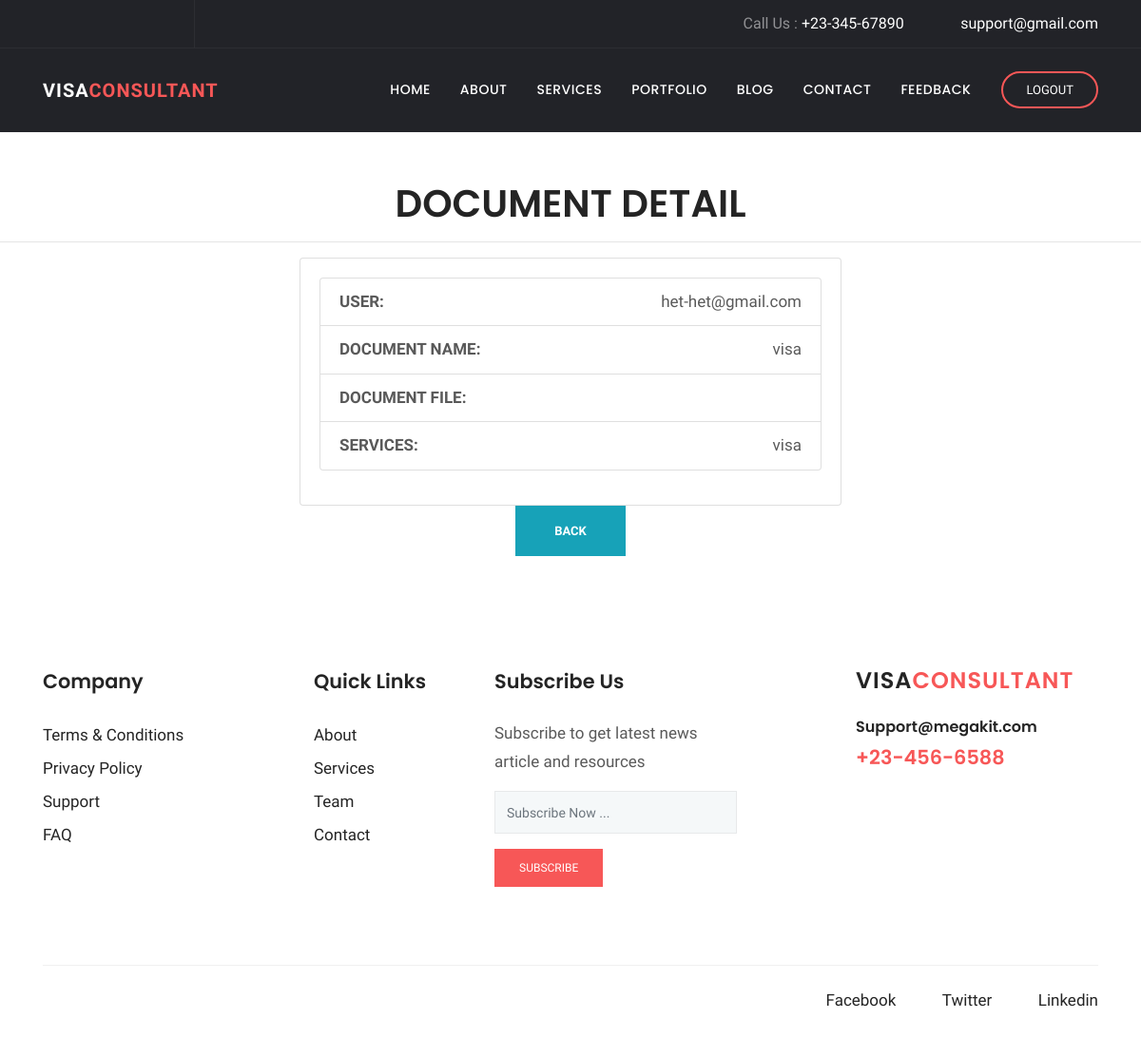
Page /blog/detail/3 on the committed database.
### blog/models.py (models this page shows, shortened)
class document(models.Model):
    client=models.ForeignKey(user,on_delete=models.CASCADE, related_name='document')
    DOCUMENT_NAME=models.CharField(max_length=20)
    DOCUMENT_FILE=models.FileField(default="",upload_to="profile", blank=True,null=True)
    services=models.ForeignKey(service,on_delete=models.CASCADE, related_name='document', blank=True,null=True)

### client/models.py (models this page shows, shortened)
class user(models.Model):
    EMAIL_ID=models.CharField(max_length=25)
    PHONE_NO=models.IntegerField()
    PASSWORD=models.CharField(max_length=25)
    NAME=models.CharField(max_length=25)
    choice1=(
        ('male','male'),
        ('female','female'),
        ('other','other')
    )
    GENDER=models.CharField(max_length=25,choices=choice1)
    ADDRESS=models.TextField(max_length=25)
    ROLE=models.IntegerField()
    choice2=(
        ('ACTIVE','ACTIVE'),
        ('INACTIVE','INACTIVE')
    )
    STATUS=models.CharField(max_length=25,choices=choice2)
    def __str__(self):
        return f"{self.NAME}-{self.EMAIL_ID}"

### services/models.py (models this page shows, shortened)
class service(models.Model):
    SERVICE_NAME=models.CharField(max_length=25)
    def __str__(self):
        return f"{self.SERVICE_NAME}"

### blog/views.py (the view)
# urls.py: path("detail/<int:pk>", DetailDocumentView.as_view(), name="document-detail"),
class DetailDocumentView(DetailView):
    model = document
    fields = '__all__'
    success_url = '/blog/view'

### blog/templates/blog/document_detail.html (shortened to what this page needs)
{% load static %}
{% block css %}
      <link rel="stylesheet" href="{% static 'plugins/bootstrap/css/bootstrap.min.css' %}">
      <link rel="stylesheet" href="{% static 'plugins/themify/css/themify-icons.css' %}">
      <link rel="stylesheet" href="{% static 'plugins/fontawesome/css/all.css' %}">
      <link rel="stylesheet" href="{% static 'plugins/magnific-popup/dist/magnific-popup.css' %}">
      <link rel="stylesheet" href="{% static 'plugins/slick-carousel/slick/slick.css' %}">
      <link rel="stylesheet" href="{% static 'plugins/slick-carousel/slick/slick-theme.css' %}">
      <link rel="stylesheet" href="{% static 'css/style.css' %}">
{% endblock %}
{% block body %}
<header class="navigation">
	<div class="header-top ">
		<div class="container">
			<div class="row justify-content-between align-items-center">
				<div class="col-lg-2 col-md-4">
					<div class="header-top-socials text-center text-lg-left text-md-left">
						<a href="https://www.facebook.com/themefisher" target="_blank"><i class="ti-facebook"></i></a>
						<a href="https://twitter.com/themefisher" target="_blank"><i class="ti-twitter"></i></a>
						<a href="https://github.com/themefisher/" target="_blank"><i class="ti-github"></i></a>
					</div>
				</div>
				<div class="col-lg-10 col-md-8 text-center text-lg-right text-md-right">
					<div class="header-top-info">
						<a href="tel:+23-345-67890">Call Us : <span>+23-345-67890</span></a>
						<a href="mailto:support@gmail.com" ><i class="fa fa-envelope mr-2"></i><span>support@gmail.com</span></a>
					</div>
				</div>
			</div>
		</div>
	</div>
	<nav class="navbar navbar-expand-lg  py-4" id="navbar">
		<div class="container">
		  <a class="navbar-brand" href="{% url 'index' %}">
		  	VISA<span>CONSULTANT</span>
		  </a>
		  <div class="collapse navbar-collapse text-center" id="navbarsExample09">
			<ul class="navbar-nav ml-auto">
			  <li class="nav-item active">
				<a class="nav-link" href="{% url 'index' %}">Home <span class="sr-only">(current)</span></a>
			  </li>
			  <li class="nav-item dropdown">
					<a class="nav-link dropdown-toggle" href="{% url 'about' %}" id="dropdown03" data-toggle="dropdown" aria-haspopup="true" aria-expanded="false">About</a>
			  </li>
			   <li class="nav-item dropdown">
					<a class="nav-link dropdown-toggle" href="{% url 'service' %}" id="dropdown05" data-toggle="dropdown" aria-haspopup="true" aria-expanded="false">Services</a>
			  </li>
			   <li class="nav-item"><a class="nav-link" href="{% url 'project' %}">Portfolio</a></li>
			   <li class="nav-item dropdown">
					<a class="nav-link dropdown-toggle" href="{% url 'blog_grid' %}" id="dropdown05" data-toggle="dropdown" aria-haspopup="true" aria-expanded="false">Blog</a>
			  </li>
			   <li class="nav-item"><a class="nav-link" href="{% url 'contact' %}">Contact</a></li>
			   <li class="nav-item"><a class="nav-link" href="{% url 'feedback' %}">Feedback</a></li>
			</ul>
			<form class="form-lg-inline my-2 my-md-0 ml-lg-4 text-center">
			  <a href="{% url 'logout' %}" class="btn btn-solid-border btn-round-full">Logout</a>
			</form>
		  </div>
		</div>
	</nav>
</header>
    <h1 align="center"> DOCUMENT DETAIL </h1>
    <hr/>
    <form method="post">
         <div align="center">
            <div class="col-md-6" align="left">
            <div class="card card-primary card-outline" class="col-md-4">
              <div class="card-body box-profile">
                <ul class="list-group list-group-unbordered mb-3" >
                    <li class="list-group-item">
                    <b> USER: </b> <a class="float-right">{{ object.client }}</a>
                    </li>
                     <li class="list-group-item">
                     <b> DOCUMENT NAME: </b> <a class="float-right">{{ object.DOCUMENT_NAME }}</a>
                     </li>
                     <li class="list-group-item">
                     <b> DOCUMENT FILE: </b> <a class="float-right">{{ object.DOCUMENT_FILE }}</a>
                     </li>
                     <li class="list-group-item">
                     <b> SERVICES: </b> <a class="float-right">{{ object.services }}</a>
                     </li>
                </ul>
              </div>
            </div>
    </div>
             <div align="center">
                 <a href="{% url 'document-view' %}" class="btn btn-info"><b>Back</b></a>
            </div>
    </div>
    </form>
<footer class="footer section">
	<div class="container">
		<div class="row">
			<div class="col-lg-3 col-md-6 col-sm-6">
				<div class="widget">
					<h4 class="text-capitalize mb-4">Company</h4>
					<ul class="list-unstyled footer-menu lh-35">
						<li><a href="#">Terms & Conditions</a></li>
						<li><a href="#">Privacy Policy</a></li>
						<li><a href="#">Support</a></li>
						<li><a href="#">FAQ</a></li>
					</ul>
				</div>
			</div>
			<div class="col-lg-2 col-md-6 col-sm-6">
				<div class="widget">
					<h4 class="text-capitalize mb-4">Quick Links</h4>
					<ul class="list-unstyled footer-menu lh-35">
						<li><a href="{% url 'about' %}">About</a></li>
						<li><a href="{% url 'service' %}">Services</a></li>
						<li><a href="{% url 'about' %}">Team</a></li>
						<li><a href="{% url 'contact' %}">Contact</a></li>
					</ul>
				</div>
			</div>
			<div class="col-lg-3 col-md-6 col-sm-6">
				<div class="widget">
					<h4 class="text-capitalize mb-4">Subscribe Us</h4>
					<p>Subscribe to get latest news article and resources  </p>
					<form action="#" class="sub-form">
						<input type="text" class="form-control mb-3" placeholder="Subscribe Now ...">
						<a href="#" class="btn btn-main btn-small">subscribe</a>
					</form>
				</div>
			</div>
			<div class="col-lg-3 ml-auto col-sm-6">
				<div class="widget">
					<div class="logo mb-4">
						<h3>VISA<span>CONSULTANT</span></h3>
					</div>
					<h6><a href="tel:+23-345-67890" >Support@megakit.com</a></h6>
					<a href="mailto:support@gmail.com"><span class="text-color h4">+23-456-6588</span></a>
				</div>
			</div>
		</div>
		<div class="footer-btm pt-4">
			<div class="row">
				<div class="col-lg-6">
				</div>
				<div class="col-lg-6 text-left text-lg-right">
					<ul class="list-inline footer-socials">
						<li class="list-inline-item"><a href="https://www.facebook.com/themefisher"><i class="ti-facebook mr-2"></i>Facebook</a></li>
						<li class="list-inline-item"><a href="https://twitter.com/themefisher"><i class="ti-twitter mr-2"></i>Twitter</a></li>
						<li class="list-inline-item"><a href="https://www.pinterest.com/themefisher/"><i class="ti-linkedin mr-2 "></i>Linkedin</a></li>
					</ul>
				</div>
			</div>
		</div>
	</div>
</footer>
{% endblock %}

### client/static/css/style.css (style rules this page uses)
h1, .h1, h2, .h2, h3, .h3, h4, .h4, h5, .h5, h6, .h6 { font-family: "Poppins", sans-serif; font-weight: 600; color: #242424; }
h1, .h1 { font-size: 2.5rem; }
h3, .h3 { font-size: 1.5rem; }
h4, .h4 { font-size: 1.3rem; line-height: 30px; }
h6, .h6 { font-size: 1rem; }
p { line-height: 30px; }
input[type="email"], input[type="password"], input[type="text"], input[type="tel"] { box-shadow: none; height: 45px; outline: none; font-size: 14px; }
.form-control { box-shadow: none; border-radius: 0; }
.btn { display: inline-block; font-size: 14px; font-size: 0.8125rem; font-weight: 400; padding: 1rem 2.5rem; text-transform: uppercase; border-radius: 0; transition: all 0.2s ease; }
.btn-main, .btn-transparent, .btn-small { background: #f75757; color: #fff; transition: all 0.2s ease; }
.btn-solid-border { border: 2px solid #f75757; background: transparent; color: #242424; }
.btn-small { padding: 10px 25px; font-size: 12px; }
.btn-round-full { border-radius: 50px; }
.section { padding: 100px 0; }
.text-color { color: #f75757; }
a { color: #242424; text-decoration: none; }
#navbar { background: #222328; box-shadow: 0 1px 2px rgba(0, 0, 0, 0.05); }
#navbar li { padding-left: 15px; }
#navbar .nav-link { font-family: "Poppins", sans-serif; font-weight: 500; color: #fff; text-transform: uppercase; font-size: 14px; letter-spacing: .5px; transition: all .25s ease; }
#navbar .btn { padding: .5rem 1.5rem; color: #fff; }
.header-top { background: #222328; color: #919194; border-bottom: 1px solid rgba(255, 255, 255, 0.05); }
.header-top .header-top-socials { border-right: 1px solid rgba(255, 255, 255, 0.05); padding: 12px 0px; }
.header-top .header-top-socials a { color: #919194; margin-right: 15px; font-size: 16px; }
.header-top .header-top-info { color: #919194; font-size: 16px; }
.header-top .header-top-info a span { color: #fff; }
.header-top .header-top-info a { margin-left: 35px; color: #919194; }
.navbar-brand { color: #fff; font-weight: 600; letter-spacing: 1px; }
.navbar-brand span { color: #f75757; }
.dropdown-toggle::after { display: none; }
.widget { margin-bottom: 30px; padding-bottom: 35px; }
.footer { padding-bottom: 10px; }
.lh-35 { line-height: 35px; }
.logo { color: #242424; font-weight: 600; letter-spacing: 1px; }
.logo span { color: #f75757; }
.sub-form { position: relative; }
.sub-form .form-control { border: 1px solid rgba(0, 0, 0, 0.06); background: #f5f8f9; }
.footer-btm { border-top: 1px solid rgba(0, 0, 0, 0.06); }
.footer-socials li a { margin-left: 15px; }

### rows in the picture
document: client "het-het@gmail.com", DOCUMENT_NAME "visa", services "visa"
